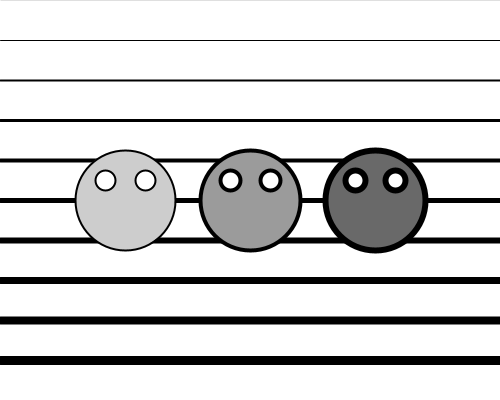
Frame 1 (no input)
Frame 60 (the mouse pressed at the canvas centre just before this capture): identical to frame 1, image omitted
Frame 120 (the mouse held since frame 60 and released just before this capture): identical to frame 1, image omitted

The Processing sketch that drew this single still picture (run headless with seeded random() and noise(); from frame 60 on, the mouse is pressed at the canvas centre):

// Processing sketch: cicloFor
// ── cicloFor.pde
/*
  João Martinho Moura
  Mestrado em Tecnologia e Arte Digital. Universidade do Minho
  
  Aula 3 - 201311123

  Processing
    Ciclo For

*/

// ciclo for

void setup() {
  size(500, 400); 
  smooth();
  background(255);
}

void draw() {
  background(255);
  
  // criamos um ciclo for para as linhas
  for (int i=0; i<10; i++) {
    strokeWeight(i);
    line(0, i*40, width, i*40);
  }

  // e o ciclo for para as caras
  for (int i=1; i<=3; i++) {
    strokeWeight(i*2);
    desenhaCara (125*i, 200, (255-i*50));
  }
}

// o metodo desenhaCara
void desenhaCara (int posX, int posY, int cinza) {
  fill(cinza);
  ellipse(posX, posY, 100, 100);
  fill(255);
  ellipse(posX-20, posY-20, 20, 20);
  ellipse(posX+20, posY-20, 20, 20);
}
